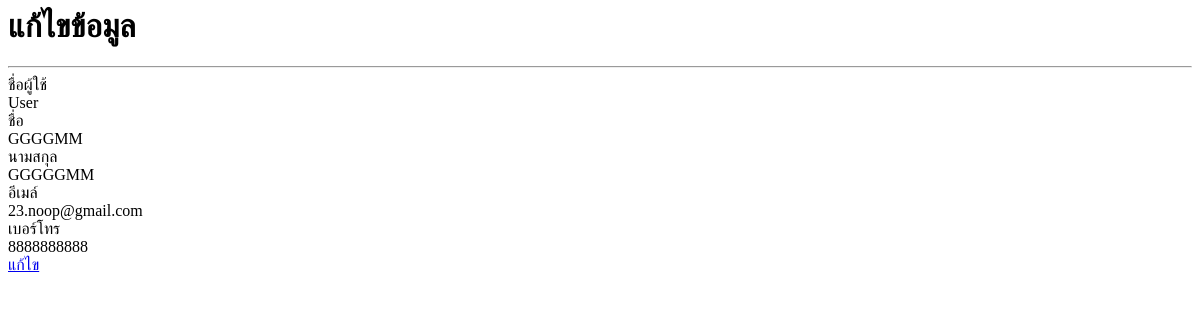
The page /admin/editprofile_show.php?user_id=44 on the database as committed earlier.
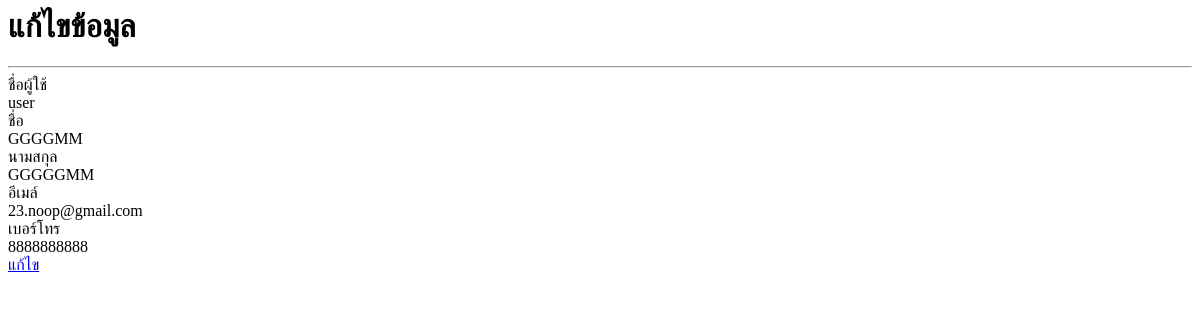
The same page on the database as committed later.
### tables this page shows
CREATE TABLE `user` (
  `ID` int(5) NOT NULL,
  `Username` varchar(50) NOT NULL,
  `Password` varchar(200) NOT NULL,
  `Firstname` varchar(100) NOT NULL,
  `Lastname` varchar(100) NOT NULL,
  `email` varchar(100) NOT NULL,
  `phone` text NOT NULL,
  `Userlevel` varchar(1) NOT NULL,
  `user_date` date NOT NULL,
  `session_id` varchar(50) NOT NULL,
  `Status` varchar(1) NOT NULL
);

### admin/editprofile_show.php (the view, shortened to what this page needs)
<?php
$user_id = $_GET['user_id'];
$check = "SELECT * FROM user WHERE id = '$user_id' ";
$result = mysqli_query($con,$check) or die(mysqli_error());
$num = mysqli_fetch_assoc($result);
?>
<body>
  <div class="col-md-9 bg-light">
   <div class="py-2">
    <div class="container">
      <div class="row">
        <div class="col-md-12">
          <h1 class="text-center"><b>แก้ไขข้อมูล</b></h1>
          <hr>
        </div>
      </div>
    </div>
  </div>
  <div class="py-1">
    <div class="container w-46">
      <div class="row">
        <div class="text-left col-md-12" style="">
          <form class="" id="c_form-h" action="editprofile_db.php" method="post" >
            <div class="form-group row">
              <label class="col-2">ชื่อผู้ใช้</label>
              <div class="col-10">
                <div class="input-group">
                  <?php echo($num['Username'])?></div>
                </div>
              </div>
              <div class="form-group row"><label class="col-2">ชื่อ</label>
                <div class="col-10">
                  <div class="input-group">
                    <?php echo($num['Firstname'])?></div>
                  </div>
                </div>
                <div class="form-group row"><label class="col-2">นามสกุล</label>
                  <div class="col-10">
                    <div class="input-group">
                      <?php echo($num['Lastname'])?></div>
                    </div>
                  </div>
                  <div class="form-group row"> <label for="inputmailh" class="col-2 col-form-label">อีเมล์</label>
                    <div class="col-10">
                      <?php echo($num['email'])?> </div>
                    </div>
                    <div class="form-group row">
                      <label class="col-2">เบอร์โทร<br></label>
                      <div class="col-10">
                        <div class="input-group">
                          <?php echo($num['phone'])?></div>
                        </div>
                      </div>
                      <div class="py-3">
                        <div class="container">
                          <div class="row">
                            <div class="col-md-12 text-center">
                              <a class="btn btn-warning text-light mx-1" href="index.php?ep&user_id=<?php echo $_SESSION["UserID"]; ?>">แก้ไข</a>
                            </div>
                          </div>
                        </div>
                      </div>
                    </form>
                  </div>
                </div>
              </div>
            </div>
          </div>

Rows that differ between the two databases and show on the page:
changed user "GGGGMM": Username "User" → "user"
